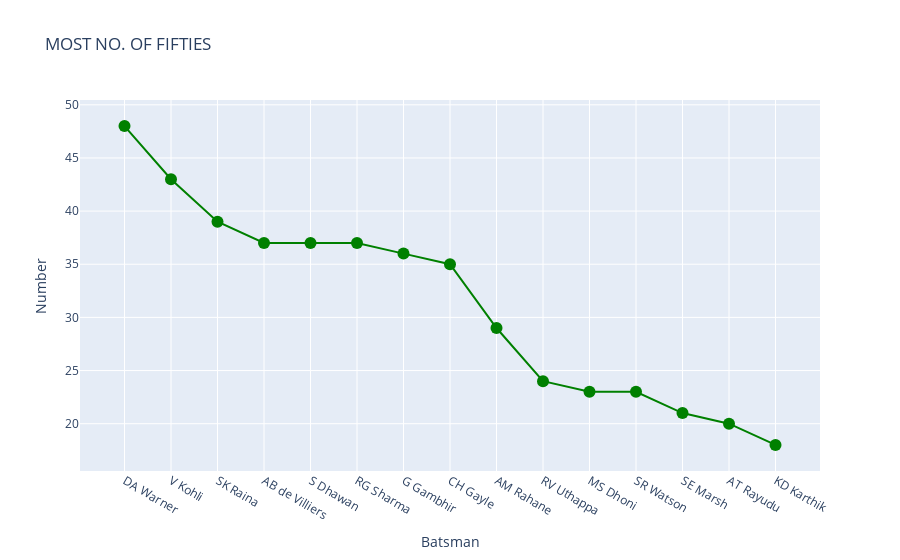

Here is the notebook cell this chart was saved with:
### Code cell
data = {key:val for key,val in list(fifties.items())[:15]}
data2 = {key:val for key,val in list(hunds.items())[:15]}

x = list(data.keys())
y1 = list(data.values())
y2 = list(data2.values())

layout = go.Layout(
    title='MOST NO. OF FIFTIES',
    yaxis=dict(
        title='Number'
    ),
    xaxis=dict(
        title='Batsman'
    )
)

trace1 = go.Scatter(
    x=x,
    y=y1,
    mode='markers+lines',
    marker=dict(size=12, color='green'),
    name='fifties'

)



fig = go.Figure(data=[trace1], layout=layout)
py.offline.iplot(fig)

### Figure 1 — Plotly figure (JSON) as saved in the notebook; plotly's stock layout.template omitted (floating-point values rounded to 4 significant figures)
{"data": [{"marker": {"color": "green", "size": 12}, "mode": "markers+lines", "name": "fifties", "type": "scatter", "x": ["DA Warner", "V Kohli", "SK Raina", "AB de Villiers", "S Dhawan", "RG Sharma", "G Gambhir", "CH Gayle", "AM Rahane", "RV Uthappa", "MS Dhoni", "SR Watson", "SE Marsh", "AT Rayudu", "KD Karthik"], "y": [48, 43, 39, 37, 37, 37, 36, 35, 29, 24, 23, 23, 21, 20, 18]}], "layout": {"title": {"text": "MOST NO. OF FIFTIES"}, "xaxis": {"title": {"text": "Batsman"}}, "yaxis": {"title": {"text": "Number"}}}}
